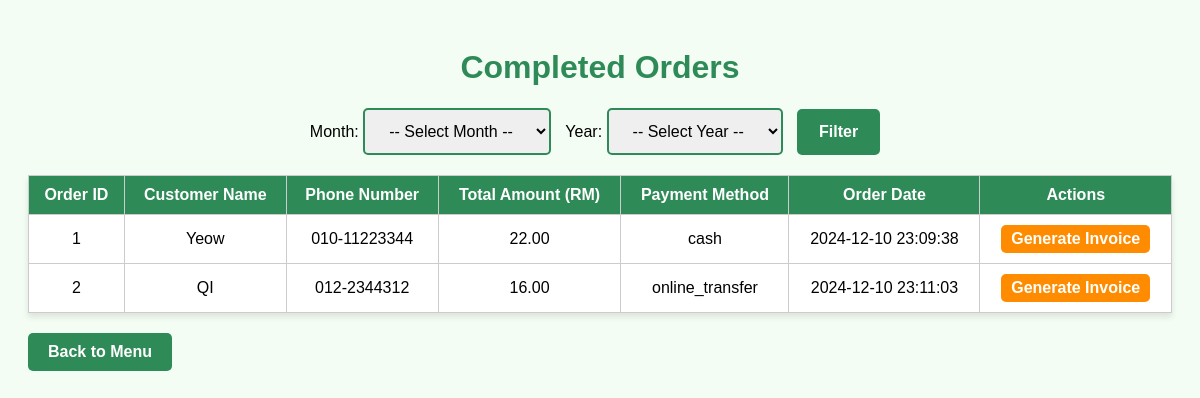
Before: /limau_kasturi_orders/completed_orders.php with the older database file.
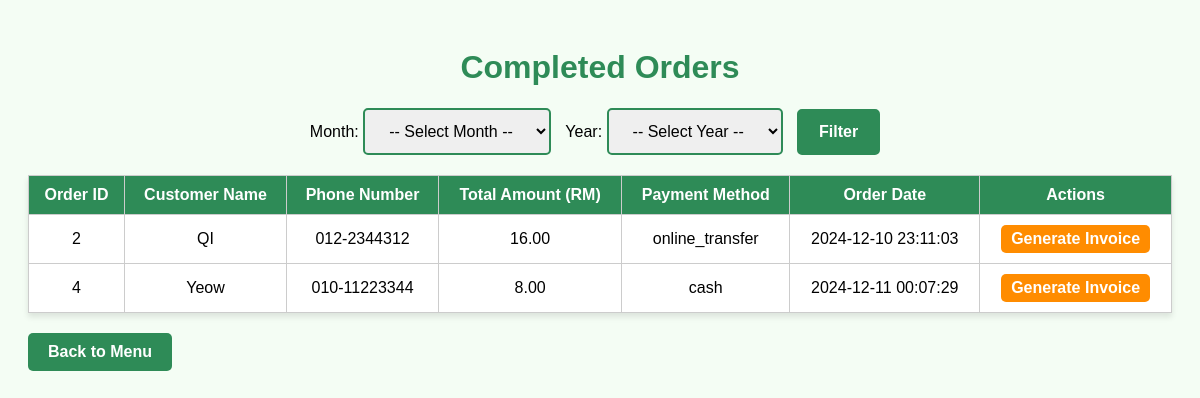
After: the same page with the newer database file.
### tables this page shows
CREATE TABLE `orders` (
  `order_id` int NOT NULL,
  `customer_id` int NOT NULL,
  `payment_method` enum('cash','online_transfer') NOT NULL,
  `delivery_status` tinyint(1) DEFAULT '0',
  `order_date` datetime DEFAULT CURRENT_TIMESTAMP,
  `total_amount` decimal(10,2) DEFAULT NULL,
  `order_status` enum('Pending','Completed') DEFAULT 'Pending'
);

CREATE TABLE `customers` (
  `customer_id` int NOT NULL,
  `customer_name` varchar(255) NOT NULL,
  `customer_phone` varchar(20) NOT NULL,
  `delivery_address` text NOT NULL
);

### limau_kasturi_orders/completed_orders.php (the view, shortened to what this page needs)
<?php
include 'db_connection.php';
$completed_orders_sql = "SELECT orders.order_id, orders.total_amount, orders.payment_method, orders.order_status,
                                customers.customer_name, customers.customer_phone, orders.order_date
                         FROM orders
                         JOIN customers ON orders.customer_id = customers.customer_id
                         WHERE orders.order_status = 'Completed'";
$result = $conn->query($completed_orders_sql);
?>
<!DOCTYPE html>
<html lang="en">
<head>
</head>
<body>
    <h1>Completed Orders</h1>
    <div class="filter-form">
        <form method="POST" action="">
            <label for="month">Month:</label>
            <select name="month" id="month">
                <option value="">-- Select Month --</option>
            </select>
            <label for="year">Year:</label>
            <select name="year" id="year">
                <option value="">-- Select Year --</option>
            </select>
            <button type="submit">Filter</button>
        </form>
    </div>
    <?php if ($result->num_rows > 0): ?>
        <table>
            <tr>
                <th>Order ID</th>
                <th>Customer Name</th>
                <th>Phone Number</th>
                <th>Total Amount (RM)</th>
                <th>Payment Method</th>
                <th>Order Date</th>
                <th>Actions</th>
            </tr>
            <?php while ($row = $result->fetch_assoc()): ?>
                <tr>
                    <td><?php echo $row['order_id']; ?></td>
                    <td><?php echo $row['customer_name']; ?></td>
                    <td><?php echo $row['customer_phone']; ?></td>
                    <td><?php echo number_format($row['total_amount'], 2); ?></td>
                    <td><?php echo $row['payment_method']; ?></td>
                    <td><?php echo $row['order_date']; ?></td>
                    <td>
                        <a href="generate_invoice.php?order_id=<?php echo $row['order_id']; ?>" class="invoice-button">Generate Invoice</a>
                    </td>
                </tr>
            <?php endwhile; ?>
        </table>
    <?php else: ?>
        <p style="text-align: center; color: red;">No completed orders found.</p>
    <?php endif; ?>
    <a href="index.php" class="back-button">Back to Menu</a>
</body>
</html>

Changed rows visible on the page:
removed orders: order_id "1", customer.customer_name "Yeow", customer.customer_phone "010-11223344", total_amount "22.00", payment_method "cash", order_date "2024-12-10 23:09:38"
now on this page (row edited): orders: order_id "4", customer.customer_name "Yeow", customer.customer_phone "010-11223344", total_amount "8.00", payment_method "cash", order_date "2024-12-11 00:07:29"
